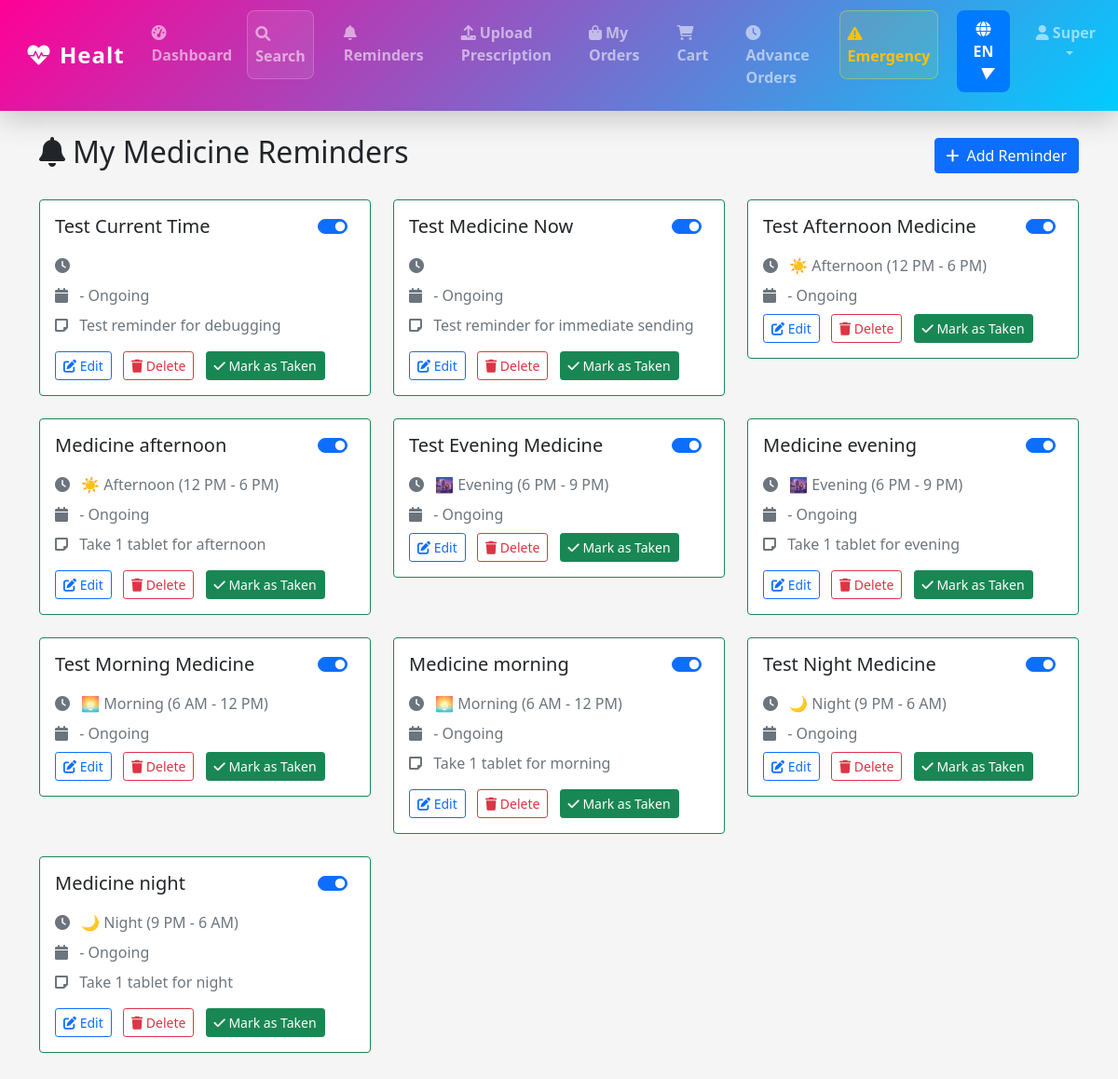
Page /en/reminders/ (signed in) on the earlier database version.
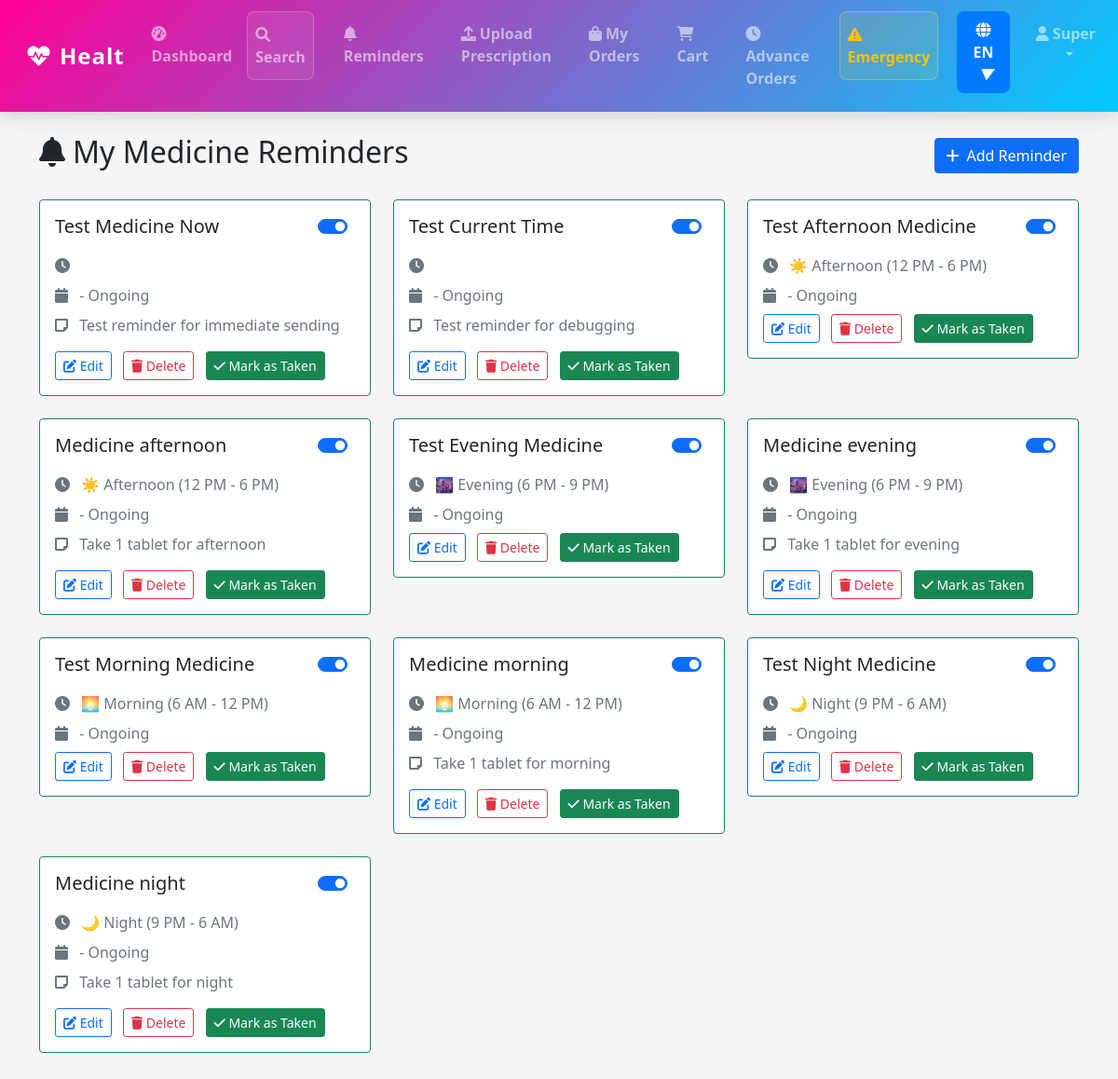
Same page on the later database version.
### reminders/models.py (models this page shows, shortened)
class Reminder(models.Model):
    TIME_CHOICES = [
        ('morning', '🌅 Morning (6 AM - 12 PM)'),
        ('afternoon', '☀️ Afternoon (12 PM - 6 PM)'),
        ('evening', '🌆 Evening (6 PM - 9 PM)'),
        ('night', '🌙 Night (9 PM - 6 AM)'),
    ]
    ALERT_TYPES = [
        ('tone', '🔊 Tone'),
        ('vibrate', '📳 Vibrate'),
        ('visual', '👁️ Visual'),
        ('email', '📧 Email'),
        ('all', '🔔 All (Email + App)'),
    ]
    user = models.ForeignKey(User, on_delete=models.CASCADE)
    medicine_name = models.CharField(max_length=200)
    time_slot = models.CharField(max_length=20, choices=TIME_CHOICES)
    specific_time = models.TimeField(null=True, blank=True)
    notes = models.TextField(blank=True)  # e.g., "after lunch"
    alert_type = models.CharField(max_length=20, choices=ALERT_TYPES, default='all')
    is_active = models.BooleanField(default=True)
    send_email = models.BooleanField(default=True)
    created_at = models.DateTimeField(auto_now_add=True)
    updated_at = models.DateTimeField(auto_now=True)
    taken = models.BooleanField(default=False)
    taken_at = models.DateTimeField(null=True, blank=True)
    class Meta:
        ordering = ['time_slot', 'specific_time']

### reminders/views.py (the view)
# urls.py: path('', views.reminder_list, name='list'),
@login_required
def reminder_list(request):
    reminders = Reminder.objects.filter(user=request.user).order_by('time_slot', 'specific_time')
    grouped_reminders = {
        'morning': reminders.filter(time_slot='morning'),
        'afternoon': reminders.filter(time_slot='afternoon'),
        'evening': reminders.filter(time_slot='evening'),
        'night': reminders.filter(time_slot='night'),
    }
    context = {
        'reminders': reminders,
        'grouped_reminders': grouped_reminders,
        'active_count': reminders.filter(is_active=True).count(),
        'total_count': reminders.count(),
    }
    return render(request, 'reminders/list.html', context)

### core/context_processors.py (called while the page is built)
def language_info(request):
    try:
        return {
            'LANGUAGE_CODE': translation.get_language(),
            'LANGUAGES': settings.LANGUAGES,
            'CURRENT_LANGUAGE': dict(settings.LANGUAGES).get(translation.get_language(), 'English'),
        }
    except Exception as e:
        print(f"Context processor error: {e}")
        return {
            'LANGUAGE_CODE': 'en',
            'LANGUAGES': settings.LANGUAGES,
            'CURRENT_LANGUAGE': 'English',
        }

### orders/models.py (called while the page is built)
    @property
    def item_count(self):
        return self.items.count()

### orders/services.py (called while the page is built)
    @staticmethod
    def get_or_create_cart(user):
        from .models import Cart
        cart, created = Cart.objects.get_or_create(user=user)
        return cart

### orders/templatetags/order_filters.py (called while the page is built)
@register.simple_tag
def get_cart_count(user):
    if user.is_authenticated:
        try:
            cart = CartService.get_or_create_cart(user)
            return cart.item_count
        except:
            return 0
    return 0

### templates/reminders/list.html (shortened to what the changed rows need)
{% extends 'base.html' %}
{% load static %}
{% block content %}
<div class="container py-4">
    <div class="row">
        <div class="col-12">
            <div class="d-flex justify-content-between align-items-center mb-4">
                <h2><i class="fas fa-bell me-2"></i>My Medicine Reminders</h2>
            </div>
            {% if reminders %}
                <div class="row">
                    {% for reminder in reminders %}
                        <div class="col-md-6 col-lg-4 mb-4">
                            <div class="card reminder-card {% if reminder.is_active %}border-success{% else %}border-secondary{% endif %}">
                                <div class="card-body">
                                    <div class="d-flex justify-content-between align-items-start mb-3">
                                        <h5 class="card-title mb-0">{{ reminder.medicine_name }}</h5>
                                        <div class="form-check form-switch">
                                            <input class="form-check-input" type="checkbox"
                                                   {% if reminder.is_active %}checked{% endif %}
                                                   onchange="toggleReminder({{ reminder.id }}, this.checked)">
                                        </div>
                                    </div>
                                    <div class="reminder-details">
                                        <p class="text-muted mb-2">
                                            <i class="fas fa-clock me-2"></i>
                                            {{ reminder.get_time_slot_display }}
                                        </p>
                                        <p class="text-muted mb-2">
                                            <i class="fas fa-calendar me-2"></i>
                                            {{ reminder.start_date|date:"M d, Y" }} -
                                            {% if reminder.end_date %}
                                                {{ reminder.end_date|date:"M d, Y" }}
                                            {% else %}
                                                Ongoing
                                            {% endif %}
                                        </p>
                                        {% if reminder.notes %}
                                            <p class="text-muted mb-3">
                                                <i class="fas fa-sticky-note me-2"></i>
                                                {{ reminder.notes }}
                                            </p>
                                        {% endif %}
                                    </div>
                                    <div class="reminder-actions">
                                        <a href="{% url 'reminders:edit' reminder.id %}"
                                           class="btn btn-sm btn-outline-primary me-2">
                                            <i class="fas fa-edit"></i> Edit
                                        </a>
                                        <a href="{% url 'reminders:delete' reminder.id %}" class="btn btn-sm btn-outline-danger me-2">
                                            <i class="fas fa-trash"></i> Delete
                                        </a>
                                        <form method="post" action="{% url 'reminders:mark_taken' reminder.id %}" style="display:inline;">
                                            <button type="submit" class="btn btn-sm {% if reminder.taken %}btn-secondary{% else %}btn-success{% endif %}">
                                                <i class="fas fa-check"></i> {% if reminder.taken %}Taken{% else %}Mark as Taken{% endif %}
                                            </button>
                                        </form>
                                    </div>
                                </div>
                            </div>
                        </div>
                    {% endfor %}
                </div>
            {% endif %}
        </div>
    </div>
</div>
{% endblock %}

Differences in the rows shown:
changed Reminder "Test Medicine Now": moves up the list
